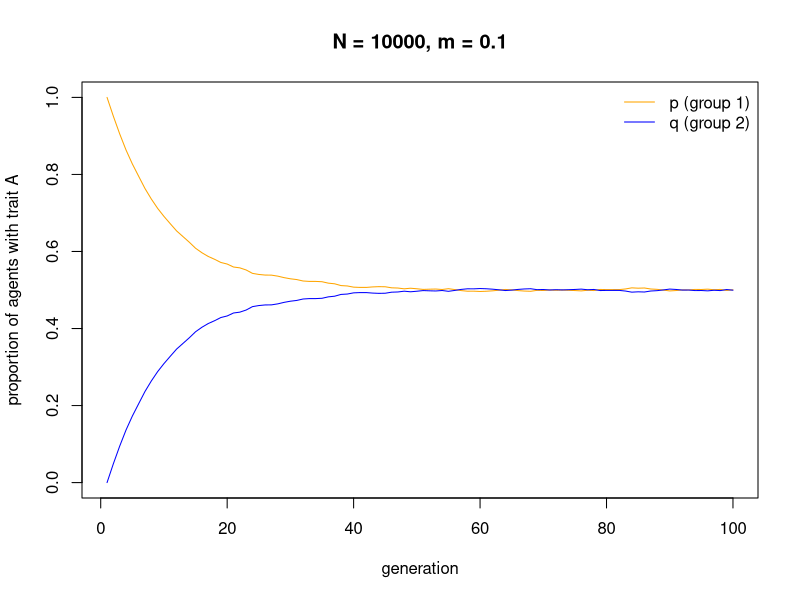
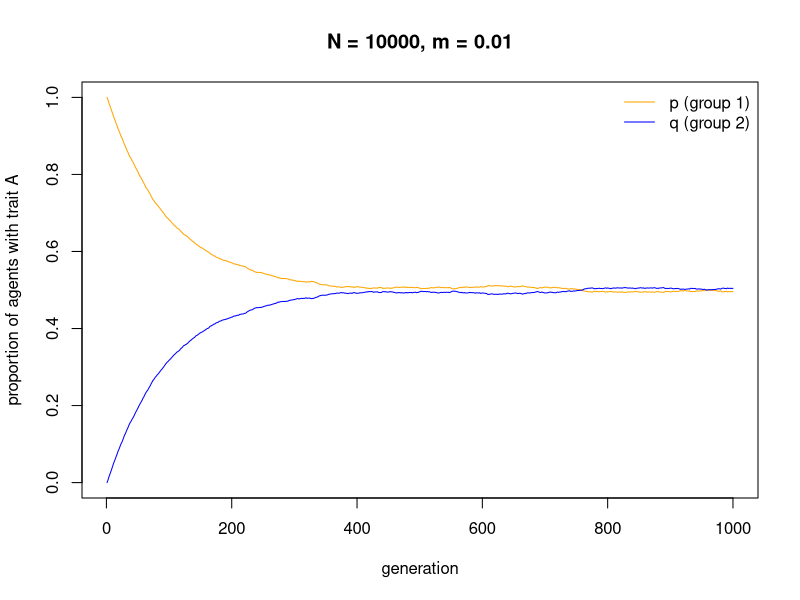
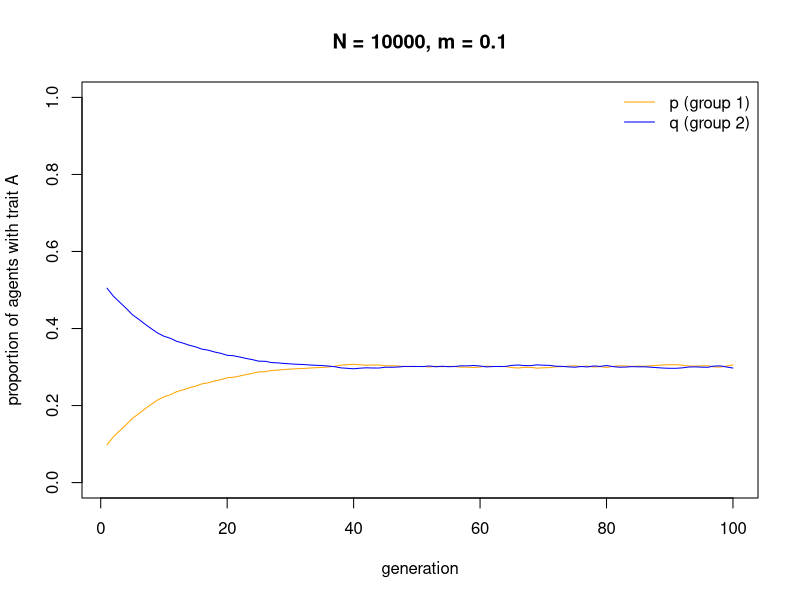
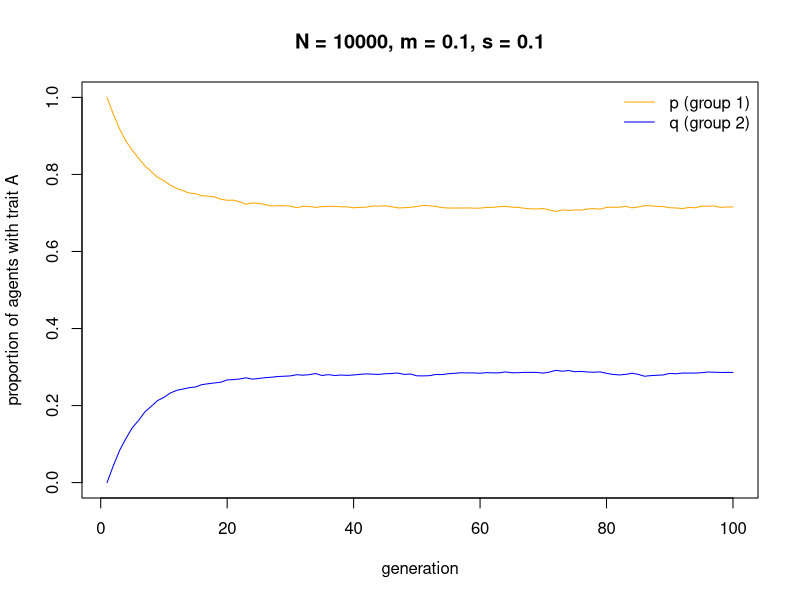
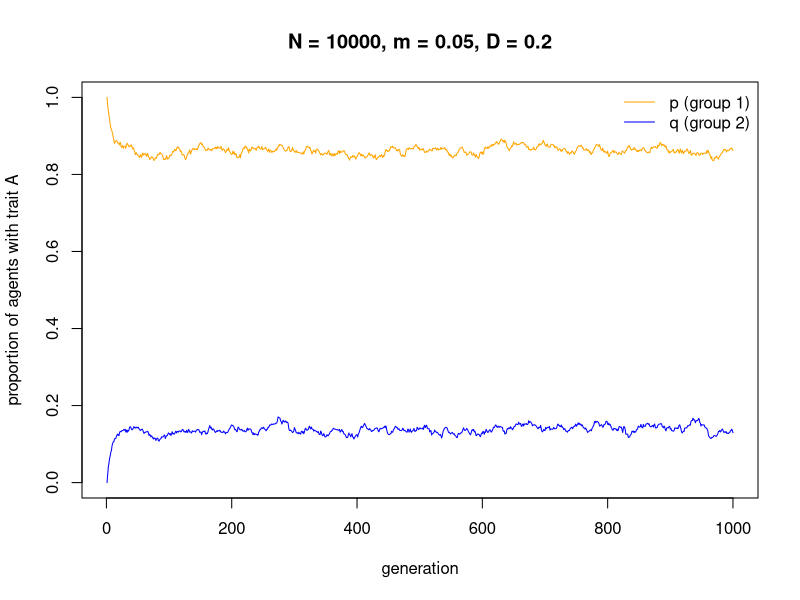
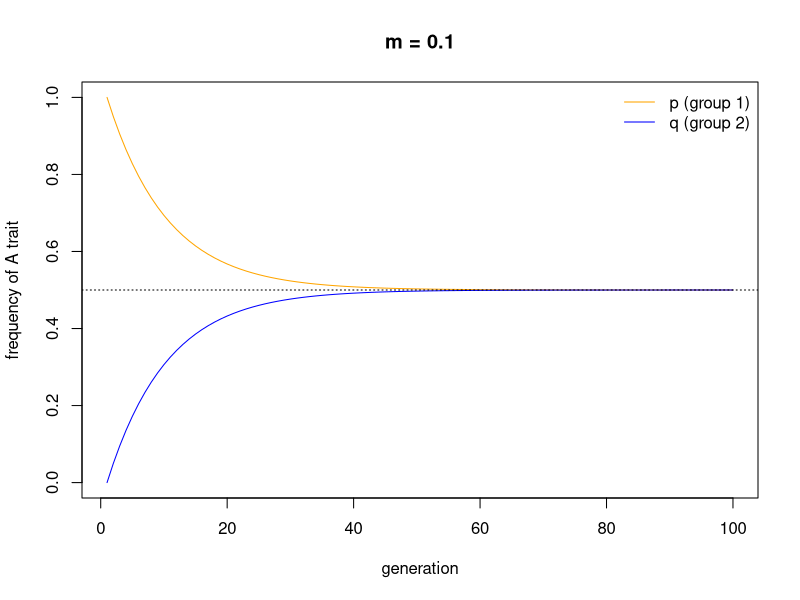
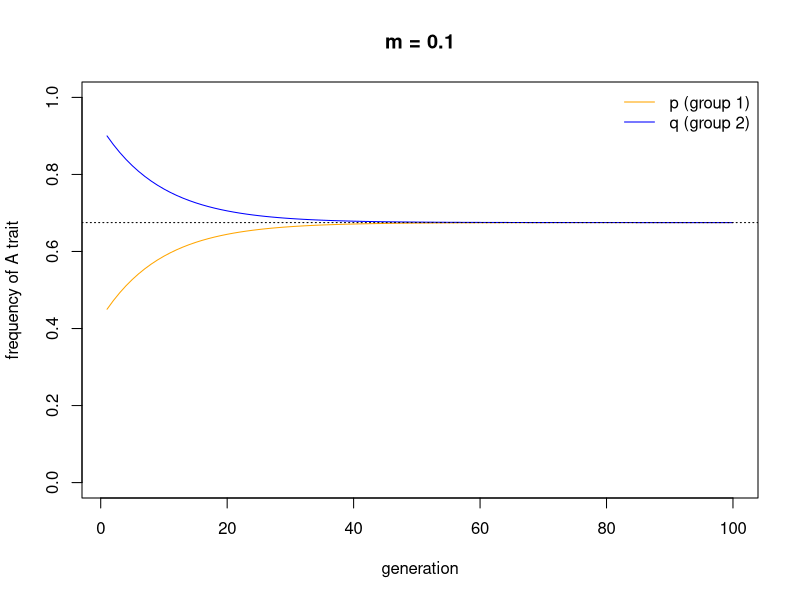

Recreate these plots in R, in order.
## ---- chunk 1

N <- 100
p_0 <- 1
q_0 <- 0

# create first generation of group 1
agent1 <- data.frame(trait = sample(c("A","B"), N, replace = TRUE, 
                     prob = c(p_0,1-p_0)), 
                     group = 1, 
                     stringsAsFactors = FALSE)  

# create first generation of group 2
agent2 <- data.frame(trait = sample(c("A","B"), N, replace = TRUE, 
                     prob = c(q_0,1-q_0)), 
                     group = 2, 
                     stringsAsFactors = FALSE)  

# combine agent1 and agent2 into a single agent dataframe
agent <- rbind(agent1,agent2)  

agent[1:5,]
agent[(N+1):(N+5),]

## ---- chunk 2

p <- sum(agent$trait[agent$group == 1] == "A") / N
q <- sum(agent$trait[agent$group == 2] == "A") / N

paste("p =", p)
paste("q =", q)

## ---- chunk 3

m <- 0.1

# 2N probabilities, one for each agent, to compare against m
probs <- runif(1:(2*N))  

# with prob m, add an agent's trait to list of migrants
migrants <- agent$trait[probs < m]  

# put migrants randomly into empty slots
agent$trait[probs < m] <- sample(migrants, length(migrants))  

p <- sum(agent$trait[agent$group == 1] == "A") / N
q <- sum(agent$trait[agent$group == 2] == "A") / N

paste("p =", p)
paste("q =", q)

## ---- chunk 4

Migration <- function (N, p_0, q_0, m, t_max) {
  
  # create output dataframe to hold t_max values of p and q
  output <- data.frame(p = rep(NA, t_max), q = rep(NA, t_max)) 
  
  # create first generation of group 1
  agent1 <- data.frame(trait = sample(c("A","B"), N, replace = TRUE, 
                       prob = c(p_0,1-p_0)), 
                       group = 1, 
                       stringsAsFactors = FALSE)  

  # create first generation of group 2
  agent2 <- data.frame(trait = sample(c("A","B"), N, replace = TRUE, 
                       prob = c(q_0,1-q_0)), 
                       group = 2, 
                       stringsAsFactors = FALSE)  

  # combine agent1 and agent2 into a single agent dataframe
  agent <- rbind(agent1,agent2)  
  
  # store first generation frequencies
  output$p[1] <- sum(agent$trait[agent$group == 1] == "A") / N
  output$q[1] <- sum(agent$trait[agent$group == 2] == "A") / N

  for (t in 2:t_max) {
  
    # migration
    
    # 2N probabilities, one for each agent, to compare against m
    probs <- runif(1:(2*N))  

    # with prob m, add an agent's trait to list of migrants
    migrants <- agent$trait[probs < m]  

    # put migrants randomly into empty slots
    agent$trait[probs < m] <- sample(migrants, length(migrants))  
    
    # store frequencies in output slot t
    output$p[t] <- sum(agent$trait[agent$group == 1] == "A") / N
    output$q[t] <- sum(agent$trait[agent$group == 2] == "A") / N

  }
  
  plot(x = 1:nrow(output), y = output$p, 
       type = 'l', 
       col = "orange", 
       ylab = "proportion of agents with trait A", 
       xlab = "generation", 
       ylim = c(0,1), 
       main = paste("N = ", N, ", m = ", m, sep = ""))
  
  lines(x = 1:nrow(output), y = output$q, col = "blue")
  
  legend("topright", 
         legend = c("p (group 1)", "q (group 2)"), 
         lty = 1, 
         col = c("orange", "blue"), 
         bty = "n")
  
  output  # export data from function
}
    
## ---- chunk 5

data_model5 <- Migration(N = 10000, p_0 = 1, q_0 = 0, m = 0.1, t_max = 100)

## ---- chunk 6

data_model5 <- Migration(N = 10000, p_0 = 1, q_0 = 0, m = 0.01, t_max = 1000)

## ---- chunk 7

data_model5 <- Migration(N = 10000, p_0 = 0.1, q_0 = 0.5, m = 0.1, t_max = 100)

## ---- chunk 8

MigrationPlusBiasedTransmission <- function (N, p_0, q_0, m, s, t_max) {
  
  # create output dataframe to hold t_max values of p and q
  output <- data.frame(p = rep(NA, t_max), q = rep(NA, t_max)) 
  
  # create first generation of group 1
  agent1 <- data.frame(trait = sample(c("A","B"), N, replace = TRUE, 
                       prob = c(p_0,1-p_0)), 
                       group = 1, 
                       stringsAsFactors = FALSE)  

  # create first generation of group 2
  agent2 <- data.frame(trait = sample(c("A","B"), N, replace = TRUE, 
                       prob = c(q_0,1-q_0)), 
                       group = 2, 
                       stringsAsFactors = FALSE)  

  # combine agent1 and agent2 into a single agent dataframe
  agent <- rbind(agent1,agent2)  
  
  # store first generation frequencies
  output$p[1] <- sum(agent$trait[agent$group == 1] == "A") / N
  output$q[1] <- sum(agent$trait[agent$group == 2] == "A") / N

  for (t in 2:t_max) {
  
    # migration:
    
    # 2N probabilities, one for each agent, to compare against m
    probs <- runif(1:(2*N))  

    # with prob m, add an agent's trait to list of migrants
    migrants <- agent$trait[probs < m]  

    # put migrants randomly into empty slots
    agent$trait[probs < m] <- sample(migrants, length(migrants))  
    
    # biased transmission:
    
    # get 2N random numbers, one per agent, each between 0 and 1
    copy <- runif(2*N)  
    
    # group 1 favours A:
    # for each group 1 agent, pick a random agent as demonstrator and store their trait
    demonstrator_trait <- sample(agent$trait[agent$group == 1], N, replace = TRUE)  
    # if demonstrator has A and with probability s, copy A from demonstrator
    agent$trait[agent$group == 1 & demonstrator_trait == "A" & copy < s] <- "A"  
    
    # group 2 favours B:
    # for each group 1 agent, pick a random agent as demonstrator and store their trait
    demonstrator_trait <- sample(agent$trait[agent$group == 2], N, replace = TRUE)  
    # if demonstrator has B and with probability s, copy B from demonstrator
    agent$trait[agent$group == 2 & demonstrator_trait == "B" & copy < s] <- "B"  
    
    # store frequencies in output slot t
    output$p[t] <- sum(agent$trait[agent$group == 1] == "A") / N
    output$q[t] <- sum(agent$trait[agent$group == 2] == "A") / N

  }
  
  plot(x = 1:nrow(output), y = output$p, 
       type = 'l', 
       col = "orange", 
       ylab = "proportion of agents with trait A", 
       xlab = "generation", 
       ylim = c(0,1), 
       main = paste("N = ", N, ", m = ", m, ", s = ", s, sep = ""))
  
  lines(x = 1:nrow(output), y = output$q, col = "blue")
  
  legend("topright", 
         legend = c("p (group 1)", "q (group 2)"), 
         lty = 1, 
         col = c("orange", "blue"), 
         bty = "n")
  
  output  # export data from function
}
    
## ---- chunk 9

data_model5 <- MigrationPlusBiasedTransmission(N = 10000, p_0 = 1, q_0 = 0, 
                                               m = 0.1, s = 0.1, t_max = 100)

## ---- chunk 10

MigrationPlusConformity <- function (N, p_0, q_0, m, D, t_max) {
  
  # create output dataframe to hold t_max values of p and q
  output <- data.frame(p = rep(NA, t_max), q = rep(NA, t_max)) 
  
  # create first generation of group 1
  agent1 <- data.frame(trait = sample(c("A","B"), N, replace = TRUE, 
                       prob = c(p_0,1-p_0)), 
                       group = 1, 
                       stringsAsFactors = FALSE)  

  # create first generation of group 2
  agent2 <- data.frame(trait = sample(c("A","B"), N, replace = TRUE, 
                       prob = c(q_0,1-q_0)), 
                       group = 2, 
                       stringsAsFactors = FALSE)  

  # combine agent1 and agent2 into a single agent dataframe
  agent <- rbind(agent1,agent2)  
  
  # store first generation frequencies
  output$p[1] <- sum(agent$trait[agent$group == 1] == "A") / N
  output$q[1] <- sum(agent$trait[agent$group == 2] == "A") / N

  for (t in 2:t_max) {
  
    # migration:
    
    # 2N probabilities, one for each agent, to compare against m
    probs <- runif(1:(2*N))  

    # with prob m, add an agent's trait to list of migrants
    migrants <- agent$trait[probs < m]  

    # put migrants randomly into empty slots
    agent$trait[probs < m] <- sample(migrants, length(migrants))  
    
    # conformity in group 1:
    
    # create dataframe with a set of 3 randomly-picked group 1 demonstrators for each agent
    demonstrators <- data.frame(dem1 = sample(agent$trait[agent$group == 1], N, replace = TRUE), 
                                dem2 = sample(agent$trait[agent$group == 1], N, replace = TRUE), 
                                dem3 = sample(agent$trait[agent$group == 1], N, replace = TRUE), 
                                stringsAsFactors = F)

    # get the number of As in each 3-dem combo
    numAs <- rowSums(demonstrators == "A")

    agent$trait[agent$group == 1 & numAs == 3] <- "A"  # for dem combos with all As, set to A
    agent$trait[agent$group == 1 & numAs == 0] <- "B"  # for dem combos with no As, set to B

    prob <- runif(N)
      
    # when A is a majority, 2/3
    agent$trait[agent$group == 1 & numAs == 2 & prob < (2/3 + D/3)] <- "A"
    agent$trait[agent$group == 1 & numAs == 2 & prob >= (2/3 + D/3)] <- "B"

    # when A is a minority, 1/3
    agent$trait[agent$group == 1 & numAs == 1 & prob < (1/3 - D/3)] <- "A"
    agent$trait[agent$group == 1 & numAs == 1 & prob >= (1/3 - D/3)] <- "B"
    
    # conformity in group 2:
    
    # create dataframe with a set of 3 randomly-picked group 2 demonstrators for each agent
    demonstrators <- data.frame(dem1 = sample(agent$trait[agent$group == 2], N, replace = TRUE), 
                                dem2 = sample(agent$trait[agent$group == 2], N, replace = TRUE), 
                                dem3 = sample(agent$trait[agent$group == 2], N, replace = TRUE), 
                                stringsAsFactors = F)

    # get the number of As in each 3-dem combo
    numAs <- rowSums(demonstrators == "A")

    agent$trait[agent$group == 2 & numAs == 3] <- "A"  # for dem combos with all As, set to A
    agent$trait[agent$group == 2 & numAs == 0] <- "B"  # for dem combos with no As, set to B

    prob <- runif(N)
      
    # when A is a majority, 2/3
    agent$trait[agent$group == 2 & numAs == 2 & prob < (2/3 + D/3)] <- "A"
    agent$trait[agent$group == 2 & numAs == 2 & prob >= (2/3 + D/3)] <- "B"

    # when A is a minority, 1/3
    agent$trait[agent$group == 2 & numAs == 1 & prob < (1/3 - D/3)] <- "A"
    agent$trait[agent$group == 2 & numAs == 1 & prob >= (1/3 - D/3)] <- "B"
    
    # store frequencies in output slot t
    output$p[t] <- sum(agent$trait[agent$group == 1] == "A") / N
    output$q[t] <- sum(agent$trait[agent$group == 2] == "A") / N

  }
  
  plot(x = 1:nrow(output), y = output$p, 
       type = 'l', 
       col = "orange", 
       ylab = "proportion of agents with trait A", 
       xlab = "generation", ylim = c(0,1), 
       main = paste("N = ", N, ", m = ", m, ", D = ", D, sep = ""))
  
  lines(x = 1:nrow(output), y = output$q, col = "blue")
  
  legend("topright", 
         legend = c("p (group 1)", "q (group 2)"), 
         lty = 1, 
         col = c("orange", "blue"), 
         bty = "n")
  
  output  # export data from function
}
    
## ---- chunk 11

data_model5 <- MigrationPlusConformity(N = 10000, p_0 = 1, q_0 = 0, 
                                       m = 0.05, D = 0.2, t_max = 1000)

## ---- chunk 12

MigrationRecursion <- function(m, t_max, p_0, q_0) {
  
  p <- rep(0,t_max)
  p[1] <- p_0
  
  q <- rep(0,t_max)
  q[1] <- q_0
  
  for (i in 2:t_max) {
    x_bar <- (p[i-1] + q[i-1]) / 2
    
    p[i] <- p[i-1]*(1-m) + x_bar*m
    
    q[i] <- q[i-1]*(1-m) + x_bar*m
  }
  
  plot(x = 1:t_max, y = p, 
       type = "l", 
       ylim = c(0,1), 
       ylab = "frequency of A trait", 
       xlab = "generation", 
       col = "orange", 
       main = paste("m = ", m, sep = ""))
  
  lines(x = 1:t_max, y = q, col = "blue")
  
  abline(h = (p_0 + q_0) / 2, lty = 3)
  
  legend("topright", 
         legend = c("p (group 1)", "q (group 2)"), 
         lty = 1, 
         col = c("orange", "blue"), 
         bty = "n")

}

MigrationRecursion(m = 0.1, t_max = 100, p_0 = 1, q_0 = 0)

## ---- chunk 13

MigrationRecursion(m = 0.1, t_max = 100, p_0 = 0.45, q_0 = 0.9)

